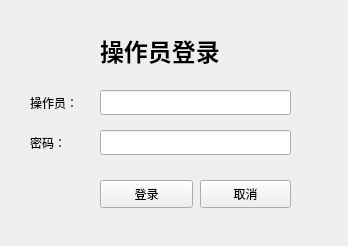
<?xml version="1.0" encoding="UTF-8"?>
<ui version="4.0">
 <class>LoginDialog</class>
 <widget class="QWidget" name="LoginDialog">
  <property name="geometry">
   <rect>
    <x>0</x>
    <y>0</y>
    <width>348</width>
    <height>246</height>
   </rect>
  </property>
  <property name="windowTitle">
   <string>操作员登录</string>
  </property>
  <widget class="QLabel" name="label">
   <property name="geometry">
    <rect>
     <x>100</x>
     <y>20</y>
     <width>181</width>
     <height>61</height>
    </rect>
   </property>
   <property name="text">
    <string>&lt;h1&gt;操作员登录&lt;/h1&gt;</string>
   </property>
  </widget>
  <widget class="QLabel" name="label_2">
   <property name="geometry">
    <rect>
     <x>30</x>
     <y>90</y>
     <width>72</width>
     <height>25</height>
    </rect>
   </property>
   <property name="text">
    <string>操作员：</string>
   </property>
  </widget>
  <widget class="QLabel" name="label_3">
   <property name="geometry">
    <rect>
     <x>30</x>
     <y>130</y>
     <width>72</width>
     <height>25</height>
    </rect>
   </property>
   <property name="text">
    <string>密码：</string>
   </property>
  </widget>
  <widget class="QLineEdit" name="userNameEdit">
   <property name="geometry">
    <rect>
     <x>100</x>
     <y>90</y>
     <width>191</width>
     <height>25</height>
    </rect>
   </property>
  </widget>
  <widget class="QLineEdit" name="passEdit">
   <property name="geometry">
    <rect>
     <x>100</x>
     <y>130</y>
     <width>191</width>
     <height>25</height>
    </rect>
   </property>
  </widget>
  <widget class="QPushButton" name="okBtn">
   <property name="geometry">
    <rect>
     <x>100</x>
     <y>180</y>
     <width>93</width>
     <height>28</height>
    </rect>
   </property>
   <property name="text">
    <string>登录</string>
   </property>
  </widget>
  <widget class="QPushButton" name="cancelBtn">
   <property name="geometry">
    <rect>
     <x>200</x>
     <y>180</y>
     <width>91</width>
     <height>28</height>
    </rect>
   </property>
   <property name="text">
    <string>取消</string>
   </property>
  </widget>
 </widget>
 <resources/>
 <connections/>
</ui>
